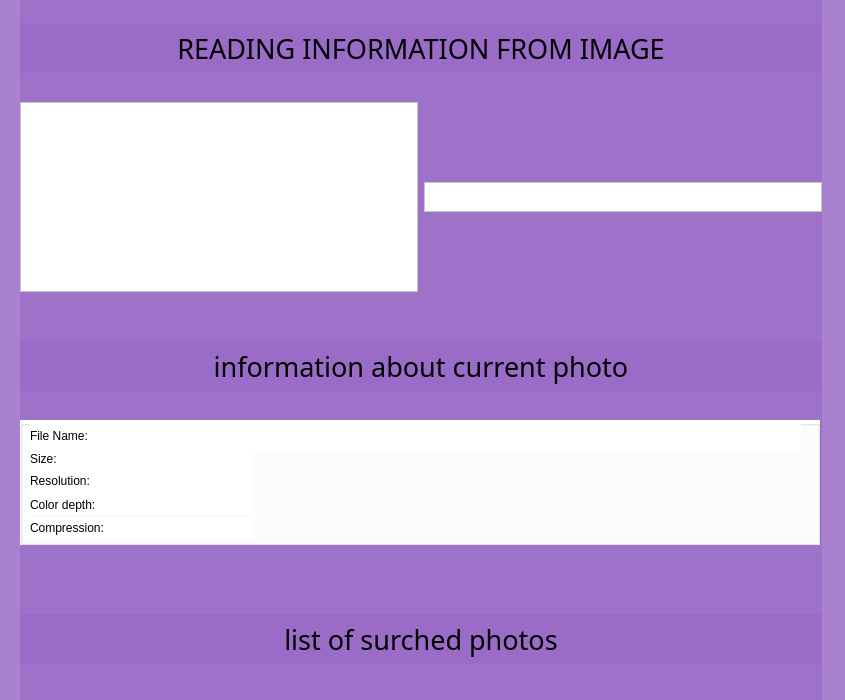
<?xml version="1.0" encoding="UTF-8"?>
<ui version="4.0">
 <class>Widget</class>
 <widget class="QWidget" name="Widget">
  <property name="geometry">
   <rect>
    <x>0</x>
    <y>0</y>
    <width>845</width>
    <height>700</height>
   </rect>
  </property>
  <property name="sizePolicy">
   <sizepolicy hsizetype="Fixed" vsizetype="Fixed">
    <horstretch>0</horstretch>
    <verstretch>0</verstretch>
   </sizepolicy>
  </property>
  <property name="minimumSize">
   <size>
    <width>845</width>
    <height>675</height>
   </size>
  </property>
  <property name="maximumSize">
   <size>
    <width>845</width>
    <height>700</height>
   </size>
  </property>
  <property name="windowTitle">
   <string>Widget</string>
  </property>
  <property name="styleSheet">
   <string notr="true">background-color: rgba(151, 104, 198, 150);</string>
  </property>
  <widget class="QWidget" name="verticalLayoutWidget">
   <property name="geometry">
    <rect>
     <x>20</x>
     <y>0</y>
     <width>802</width>
     <height>738</height>
    </rect>
   </property>
   <layout class="QVBoxLayout" name="verticalLayout">
    <item>
     <widget class="QLabel" name="label">
      <property name="maximumSize">
       <size>
        <width>16777215</width>
        <height>50</height>
       </size>
      </property>
      <property name="font">
       <font>
        <family>Segoe Script</family>
        <pointsize>20</pointsize>
        <bold>false</bold>
       </font>
      </property>
      <property name="text">
       <string>READING INFORMATION FROM IMAGE</string>
      </property>
      <property name="alignment">
       <set>Qt::AlignCenter</set>
      </property>
     </widget>
    </item>
    <item>
     <layout class="QHBoxLayout" name="horizontalLayout_3">
      <property name="sizeConstraint">
       <enum>QLayout::SetFixedSize</enum>
      </property>
      <item>
       <layout class="QVBoxLayout" name="verticalLayout_3">
        <item>
         <widget class="QListView" name="listView">
          <property name="sizePolicy">
           <sizepolicy hsizetype="Fixed" vsizetype="Fixed">
            <horstretch>0</horstretch>
            <verstretch>0</verstretch>
           </sizepolicy>
          </property>
          <property name="minimumSize">
           <size>
            <width>200</width>
            <height>190</height>
           </size>
          </property>
          <property name="maximumSize">
           <size>
            <width>400</width>
            <height>190</height>
           </size>
          </property>
          <property name="font">
           <font>
            <pointsize>11</pointsize>
           </font>
          </property>
          <property name="styleSheet">
           <string notr="true">background-color: rgb(255, 255, 255);
background-color: rgb(255, 255, 255);</string>
          </property>
         </widget>
        </item>
       </layout>
      </item>
      <item>
       <layout class="QVBoxLayout" name="verticalLayout_2">
        <item>
         <spacer name="verticalSpacer">
          <property name="orientation">
           <enum>Qt::Vertical</enum>
          </property>
          <property name="sizeType">
           <enum>QSizePolicy::Fixed</enum>
          </property>
          <property name="sizeHint" stdset="0">
           <size>
            <width>20</width>
            <height>80</height>
           </size>
          </property>
         </spacer>
        </item>
        <item>
         <widget class="QTextEdit" name="textEdit">
          <property name="sizePolicy">
           <sizepolicy hsizetype="Fixed" vsizetype="Fixed">
            <horstretch>0</horstretch>
            <verstretch>0</verstretch>
           </sizepolicy>
          </property>
          <property name="maximumSize">
           <size>
            <width>400</width>
            <height>30</height>
           </size>
          </property>
          <property name="font">
           <font>
            <pointsize>12</pointsize>
           </font>
          </property>
          <property name="styleSheet">
           <string notr="true">background-color: rgb(255, 255, 255);</string>
          </property>
         </widget>
        </item>
        <item>
         <spacer name="verticalSpacer_4">
          <property name="orientation">
           <enum>Qt::Vertical</enum>
          </property>
          <property name="sizeType">
           <enum>QSizePolicy::Fixed</enum>
          </property>
          <property name="sizeHint" stdset="0">
           <size>
            <width>20</width>
            <height>80</height>
           </size>
          </property>
         </spacer>
        </item>
       </layout>
      </item>
     </layout>
    </item>
    <item>
     <spacer name="verticalSpacer_5">
      <property name="orientation">
       <enum>Qt::Vertical</enum>
      </property>
      <property name="sizeType">
       <enum>QSizePolicy::Fixed</enum>
      </property>
      <property name="sizeHint" stdset="0">
       <size>
        <width>20</width>
        <height>20</height>
       </size>
      </property>
     </spacer>
    </item>
    <item>
     <widget class="QLabel" name="label_3">
      <property name="maximumSize">
       <size>
        <width>16777215</width>
        <height>50</height>
       </size>
      </property>
      <property name="font">
       <font>
        <family>Segoe Script</family>
        <pointsize>20</pointsize>
        <bold>false</bold>
       </font>
      </property>
      <property name="text">
       <string>information about current photo</string>
      </property>
      <property name="alignment">
       <set>Qt::AlignCenter</set>
      </property>
     </widget>
    </item>
    <item>
     <widget class="QGroupBox" name="groupBox">
      <property name="sizePolicy">
       <sizepolicy hsizetype="Fixed" vsizetype="Fixed">
        <horstretch>0</horstretch>
        <verstretch>0</verstretch>
       </sizepolicy>
      </property>
      <property name="minimumSize">
       <size>
        <width>775</width>
        <height>125</height>
       </size>
      </property>
      <property name="maximumSize">
       <size>
        <width>800</width>
        <height>125</height>
       </size>
      </property>
      <property name="font">
       <font>
        <pointsize>9</pointsize>
        <bold>true</bold>
       </font>
      </property>
      <property name="layoutDirection">
       <enum>Qt::LeftToRight</enum>
      </property>
      <property name="styleSheet">
       <string notr="true">background-color: rgb(255, 255, 255);
border-color: rgb(189, 176, 255), 2px;</string>
      </property>
      <property name="title">
       <string/>
      </property>
      <property name="alignment">
       <set>Qt::AlignCenter</set>
      </property>
      <widget class="QLabel" name="FileName">
       <property name="geometry">
        <rect>
         <x>10</x>
         <y>0</y>
         <width>771</width>
         <height>31</height>
        </rect>
       </property>
       <property name="text">
        <string>File Name:</string>
       </property>
      </widget>
      <widget class="QLabel" name="SizeLabel">
       <property name="geometry">
        <rect>
         <x>10</x>
         <y>28</y>
         <width>221</width>
         <height>21</height>
        </rect>
       </property>
       <property name="text">
        <string>Size:</string>
       </property>
      </widget>
      <widget class="QLabel" name="Resolution">
       <property name="geometry">
        <rect>
         <x>10</x>
         <y>45</y>
         <width>221</width>
         <height>31</height>
        </rect>
       </property>
       <property name="text">
        <string>Resolution:</string>
       </property>
      </widget>
      <widget class="QLabel" name="ColorDepth">
       <property name="geometry">
        <rect>
         <x>10</x>
         <y>76</y>
         <width>221</width>
         <height>18</height>
        </rect>
       </property>
       <property name="text">
        <string>Color depth:</string>
       </property>
      </widget>
      <widget class="QLabel" name="Compression">
       <property name="geometry">
        <rect>
         <x>10</x>
         <y>97</y>
         <width>221</width>
         <height>21</height>
        </rect>
       </property>
       <property name="text">
        <string>Compression:</string>
       </property>
      </widget>
     </widget>
    </item>
    <item>
     <spacer name="verticalSpacer_2">
      <property name="orientation">
       <enum>Qt::Vertical</enum>
      </property>
      <property name="sizeType">
       <enum>QSizePolicy::Fixed</enum>
      </property>
      <property name="sizeHint" stdset="0">
       <size>
        <width>20</width>
        <height>40</height>
       </size>
      </property>
     </spacer>
    </item>
    <item>
     <widget class="QLabel" name="label_2">
      <property name="maximumSize">
       <size>
        <width>16777215</width>
        <height>50</height>
       </size>
      </property>
      <property name="font">
       <font>
        <family>Segoe Script</family>
        <pointsize>20</pointsize>
        <bold>false</bold>
       </font>
      </property>
      <property name="text">
       <string>list of surched photos</string>
      </property>
      <property name="alignment">
       <set>Qt::AlignCenter</set>
      </property>
     </widget>
    </item>
    <item>
     <layout class="QHBoxLayout" name="horizontalLayout_4" stretch="">
      <property name="sizeConstraint">
       <enum>QLayout::SetDefaultConstraint</enum>
      </property>
     </layout>
    </item>
    <item>
     <spacer name="verticalSpacer_3">
      <property name="orientation">
       <enum>Qt::Vertical</enum>
      </property>
      <property name="sizeType">
       <enum>QSizePolicy::Fixed</enum>
      </property>
      <property name="sizeHint" stdset="0">
       <size>
        <width>20</width>
        <height>50</height>
       </size>
      </property>
     </spacer>
    </item>
   </layout>
  </widget>
 </widget>
 <resources/>
 <connections/>
</ui>
